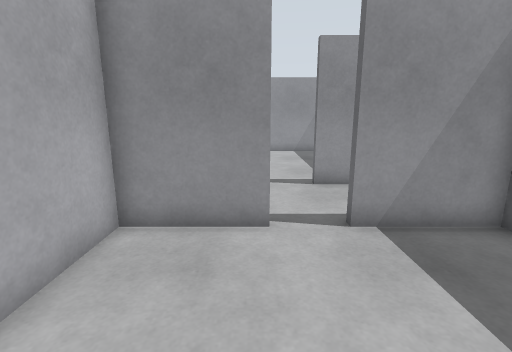
View 1 (above)

17 first-person views from a walk through a Gazebo world. The camera is 1.2 m above the floor, tilts 12° down and sees 85° across. The floor is counted in squares, 0.5 m on a side. Each view is taken from the middle of a square. On the plan, view 1 faces up. The plan holds only what a view shows up to about 18 squares ahead; the rest is blank. The place goes on beyond the plan.

View 2
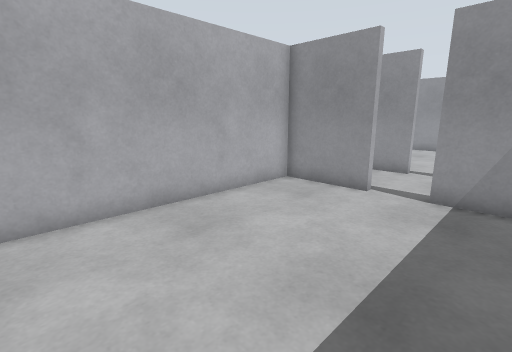

View 3
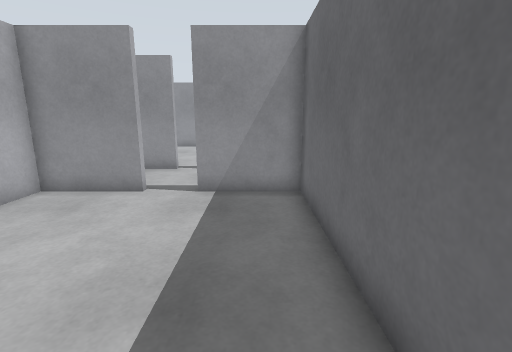

View 4
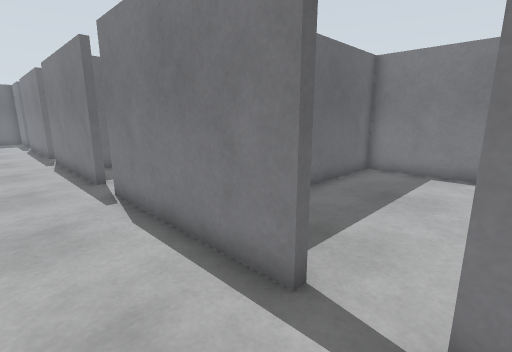

View 5
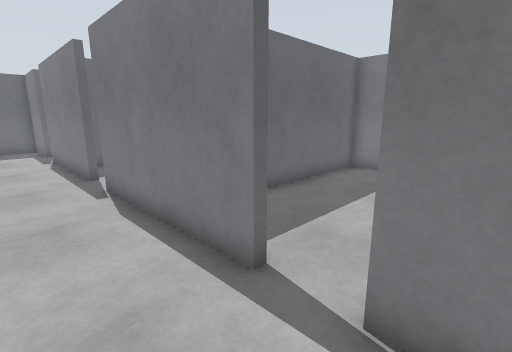

View 6
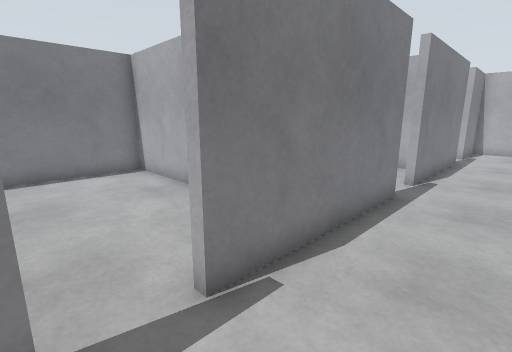

View 7
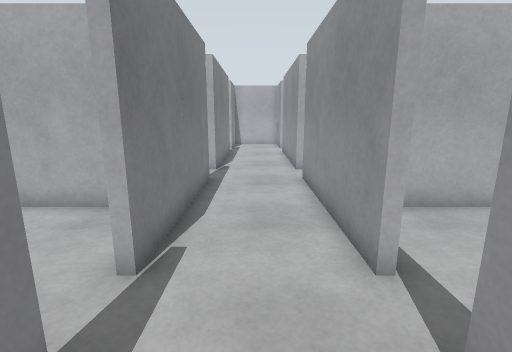

View 8
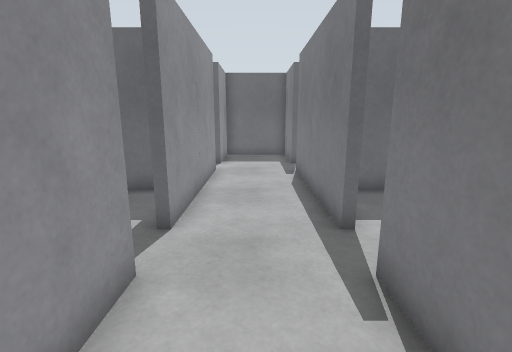

View 9
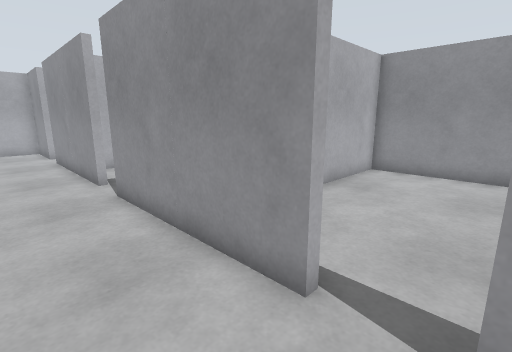

View 10
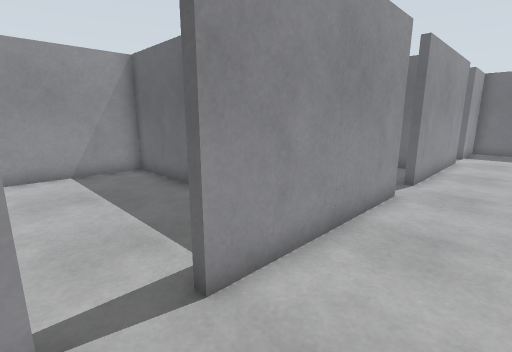

View 11
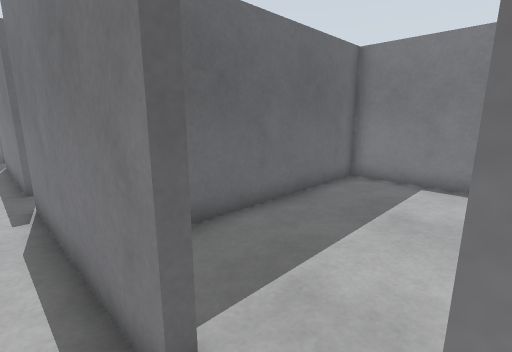

View 12
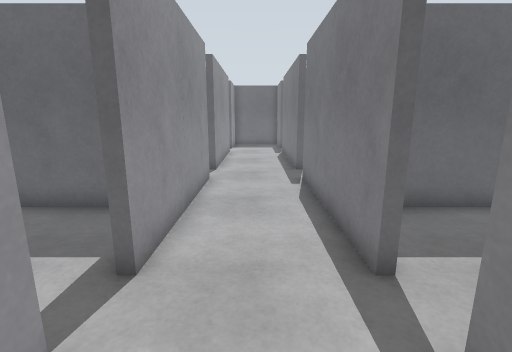

View 13
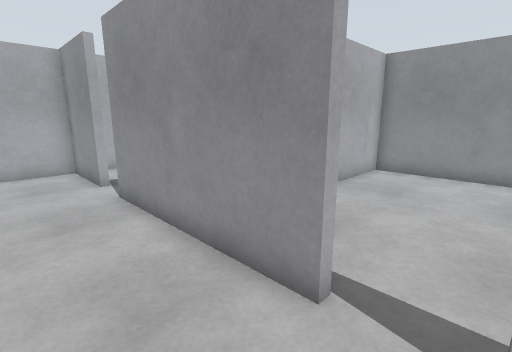

View 14
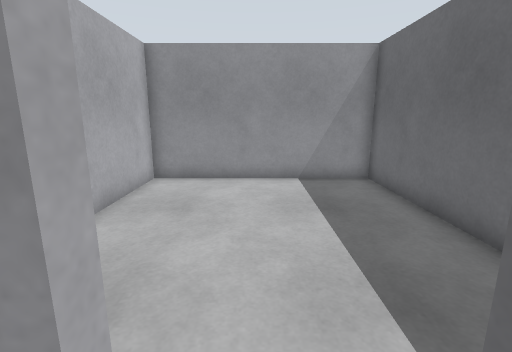

View 15
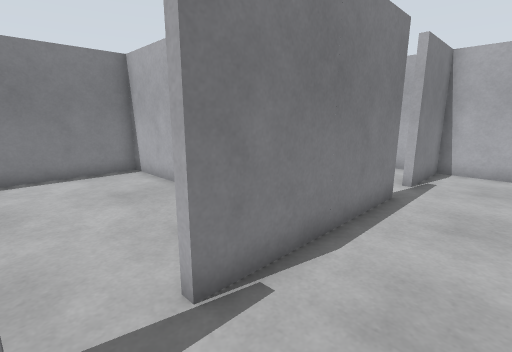

View 16
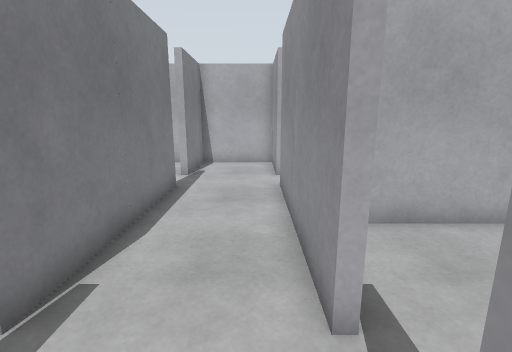

View 17
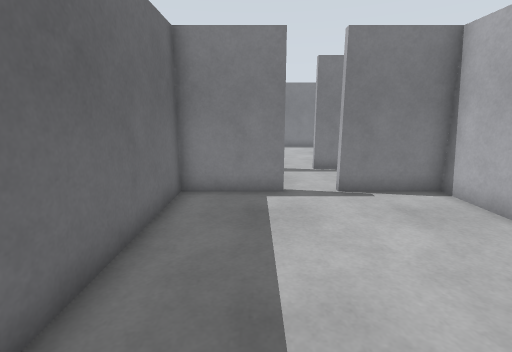

### Floor plan
Ten units are one square. View 1 is at (0, 0); x grows to the right and y downward. Boxes are objects, and circles mark ways between rooms. Rooms are numbered by the first view taken in them; rooms with no view inside come last. Other rooms are left out.
<svg viewBox="-123 -204 446 247">
<path fill="none" stroke="#000" d="M3 -59 -30 -59 -30 38 55 38 55 -59 21 -59M91 -99 21 -99M109 -58 109 -62 180 -62M21 -59 21 -62 91 -62 91 -58M180 -99 109 -99M3 -99 -68 -99M197 -58 197 -62 268 -62M-68 -62 3 -62 3 -59M268 -99 197 -99M-85 -99 -118 -99 -118 -62 -85 -62 -85 -58M285 -58 285 -62 318 -62 318 -99 285 -99M21 -99 21 -102 55 -102 55 -199 -30 -199 -30 -102 3 -102 3 -99M91 -102 91 -99M109 -99 109 -102M142 -119 142 -199 58 -199 58 -120M58 -41 58 38 142 38 142 -49"/>
<circle cx="15" cy="-60" r="3" fill="#2a7"/>
<circle cx="15" cy="-100" r="3" fill="#2a7"/>
<circle cx="100" cy="-100" r="3" fill="#2a7"/>
<circle cx="100" cy="-60" r="3" fill="#2a7"/>
<text x="10" y="-10">1</text>
<text x="100" y="-80">2</text>
<text x="10" y="-150">3</text>
<text x="100" y="-150">4</text>
<text x="100" y="-10">5</text>
</svg>
Room 1 opens to room 2. Room 2 opens to room 3. Room 2 opens to room 4. Room 2 opens to room 5.

Where each view was taken, in squares from view 1:
view 1: 0 up, 0 right, facing up
view 2: 3 down, 4 right, facing up-left
view 3: 3 down, 4 right, facing up
view 4: 9 up, 0 right, facing down-right
view 5: 9 up, 8 right, facing down-right
view 6: 9 up, 11 right, facing down-left
view 7: 8 up, 13 right, facing left
view 8: 8 up, 14 right, facing right
view 9: 7 up, 11 right, facing up-left
view 10: 7 up, 9 right, facing up-right
view 11: 7 up, 9 right, facing down-right
view 12: 8 up, 7 right, facing right
view 13: 7 up, 2 right, facing up-left
view 14: 9 up, 1 right, facing up
view 15: 9 up, 2 right, facing down-left
view 16: 9 up, 3 right, facing left
view 17: 19 up, 3 right, facing down
